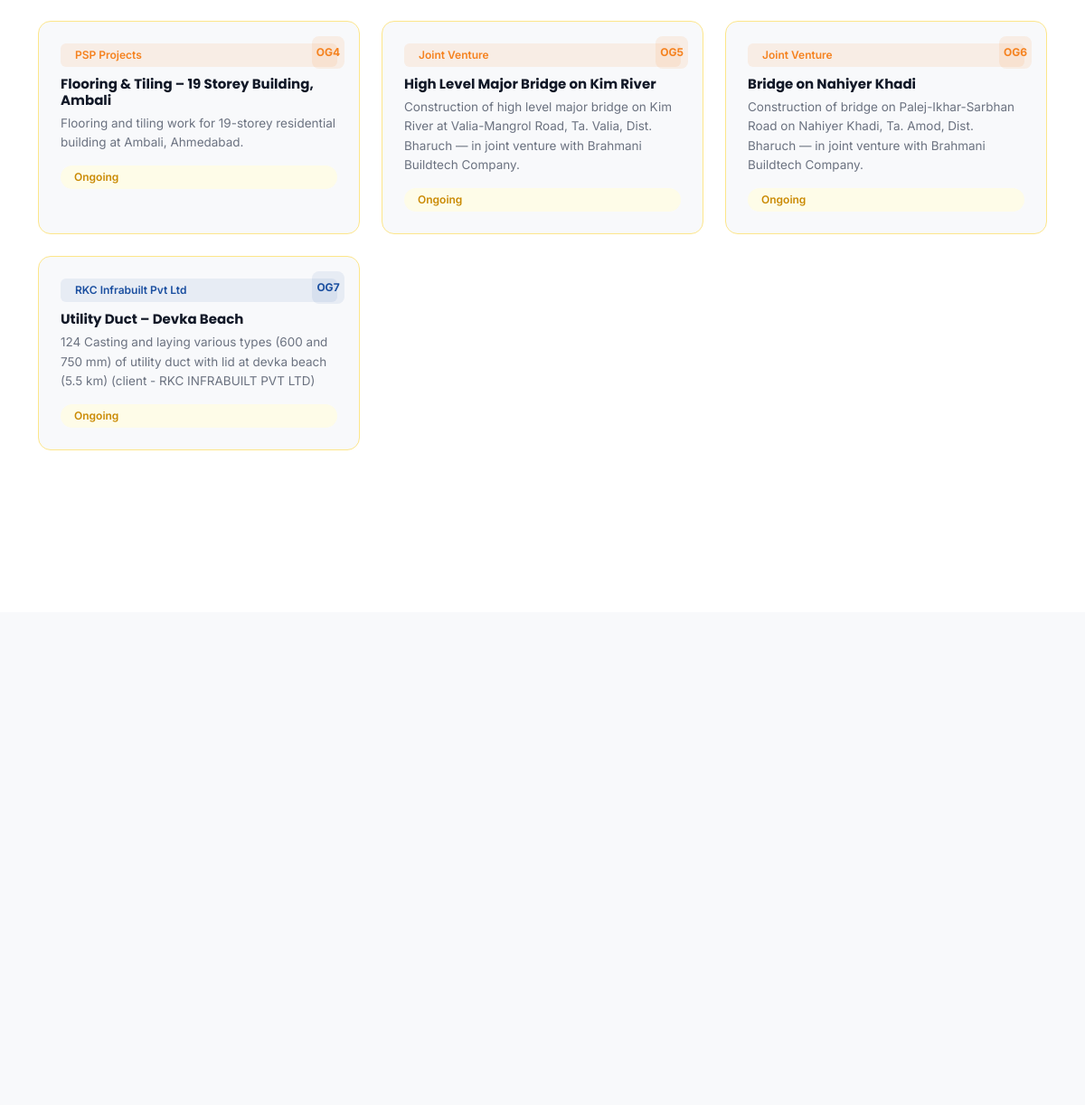
The app's page / (middle part), older data.
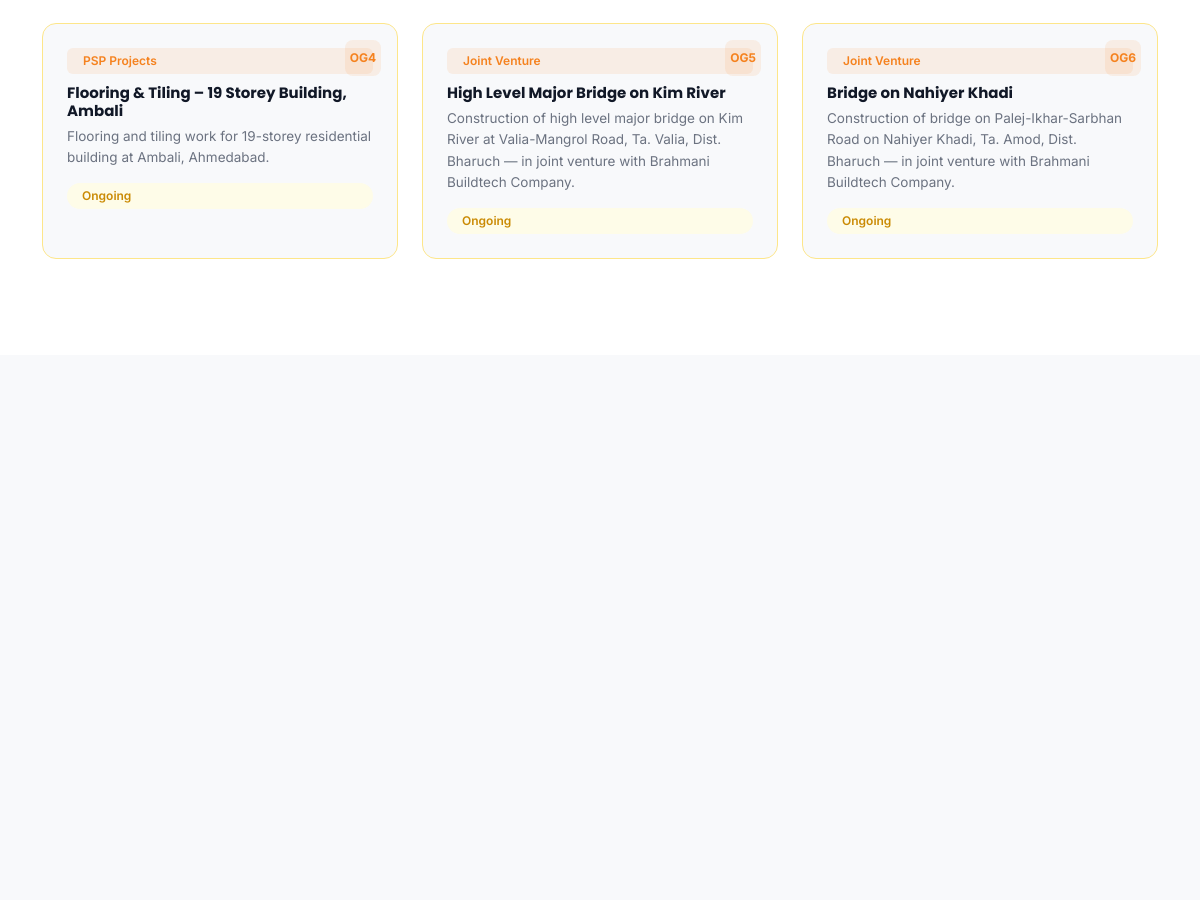
The same page, newer data.
### projects/models.py (models this page shows, shortened)
class Project(models.Model):
    STATUS_CHOICES = [
        ('completed', 'Completed'),
        ('ongoing', 'Ongoing'),
    ]
    title = models.CharField(max_length=200)
    description = models.TextField()
    client = models.CharField(max_length=100)
    status = models.CharField(max_length=20, choices=STATUS_CHOICES)
    number = models.CharField(max_length=10, help_text="e.g., 01, 02, OG1, OG2")
    image = models.ImageField(
        upload_to='projects/',
        blank=True,
        null=True,
        help_text="Main photo shown on the project card (optional). Recommended: 800×500px or larger."
    )
    image2 = models.ImageField(
        upload_to='projects/',
        blank=True,
        null=True,
        help_text="Second photo shown in the project's popup detail view (optional). Recommended: 800×500px or larger."
    )
    badge_color = models.CharField(
        max_length=50,
        default='bg-blue-soft',
        help_text="CSS class for badge color (bg-blue-soft, bg-orange-soft, bg-green-soft, badge-purple)"
    )
    text_color = models.CharField(
        max_length=50,
        default='text-blue',
        help_text="CSS class for text color (text-blue, text-orange, text-green)"
    )
    created_at = models.DateTimeField(auto_now_add=True)
    updated_at = models.DateTimeField(auto_now=True)
    class Meta:
        ordering = ['number']
        verbose_name_plural = 'Projects'

### projects/views.py (the view)
# urls.py: path('', home, name='home'),
def home(request):
    projects = Project.objects.all().order_by('number')
    gallery_items = Gallery.objects.all().order_by('display_order')
    completed_count = Project.objects.filter(status='completed').count()
    total_projects = Project.objects.count()
    context = {
        'projects': projects,
        'gallery_items': gallery_items,
        'completed_count': completed_count,
        'total_projects': total_projects,
    }
    return render(request, 'index.html', context)

### templates/index.html (shortened to what this page needs)
{% load static %}
<!DOCTYPE html>
<html lang="en">
<head>
  <link rel="stylesheet" href="https://cdn.jsdelivr.net/npm/bootstrap@5.3.3/dist/css/bootstrap.min.css" />
  <link rel="stylesheet" href="{% static 'css/style.css' %}" />
</head>
<body>
  <section class="projects-section" id="projects">
    <div class="container">
      <div class="row gy-4" id="projectGrid">
        {% for project in projects %}
        <div class="col-md-6 col-lg-4 project-item" data-type="{{ project.status }}">
          <div class="project-card project-card-clickable {% if project.status == 'ongoing' %}border-ongoing{% endif %} {% if project.image %}has-image{% endif %}"
               role="button"
               tabindex="0"
               data-number="{{ project.number }}"
               data-title="{{ project.title }}"
               data-client="{{ project.client }}"
               data-status="{{ project.get_status_display }}"
               data-status-key="{{ project.status }}"
               data-description="{{ project.description }}"
               data-image1="{% if project.image %}{{ project.image.url }}{% endif %}"
               data-image2="{% if project.image2 %}{{ project.image2.url }}{% endif %}">
            <div class="project-number {{ project.badge_color }} {{ project.text_color }}">{{ project.number }}</div>
            <div class="project-card-body">
              <div class="project-client-badge {{ project.badge_color }} {{ project.text_color }}"> {{ project.client }}</div>
              <h6>{{ project.title }}</h6>
              <p>{{ project.description }}</p>
              {% if project.status == 'completed' %}
              <div class="project-status status-done"><i class="ph ph-check-circle"></i> Completed</div>
              {% else %}
              <div class="project-status status-ongoing"> Ongoing</div>
              {% endif %}
            </div>
          </div>
        </div>
        {% endfor %}
      </div>
    </div>
  </section>
  <section class="clients-section">
    <div class="container">
    </div>
  </section>
</body>
</html>

### static/css/style.css (style rules this page uses)
:root { --blue: #1B4FA0; --blue-dark: #133a78; --blue-light: #2a63c5; --orange: #F5821F; --orange-dark: #d96e10; --green: #2EA44F; --green-dark: #237d3d; --dark: #111827; --gray: #6B7280; --light-bg: #F8F9FB; --border: #E5E7EB; }
*, *::before, *::after { margin: 0; padding: 0; box-sizing: border-box; }
body { font-family: 'Inter', sans-serif; color: var(--dark); overflow-x: hidden; }
h1, h2, h3, h4, h5, h6 { font-family: 'Poppins', sans-serif; }
.bg-orange-soft { background: rgba(245,130,31,0.10); }
.text-orange { color: var(--orange); }
.projects-section { background: #fff; padding: 96px 0; }
.project-card { background: var(--light-bg); border-radius: 14px; border: 1px solid var(--border); padding: 24px; height: 100%; transition: transform 0.25s, box-shadow 0.25s; position: relative; overflow: hidden; display: flex; flex-direction: column; }
.project-card-body { padding: 0; flex: 1; display: flex; flex-direction: column; }
.project-number { position: absolute; top: 16px; right: 16px; width: 36px; height: 36px; border-radius: 8px; display: flex; align-items: center; justify-content: center; font-size: 12px; font-weight: 700; z-index: 2; }
.project-client-badge { display: inline-flex; align-items: center; gap: 6px; font-size: 12px; font-weight: 600; padding: 4px 10px; border-radius: 6px; margin-bottom: 10px; }
.project-card h6 { font-weight: 700; font-size: 15px; margin-bottom: 6px; }
.project-card p { color: var(--gray); font-size: 13.5px; line-height: 1.6; margin: 0; }
.project-status { display: inline-flex; align-items: center; gap: 5px; font-size: 12px; font-weight: 600; padding: 4px 10px; border-radius: 999px; margin-top: 14px; }
.status-ongoing { background: #fefce8; color: #ca8a04; }
.border-ongoing { border-color: #fde68a; }
.project-card-clickable { cursor: pointer; }
.clients-section { background: var(--light-bg); padding: 72px 0; }

Row changes from the older to the newer data that the page shows:
removed Project: number "OG7", client "RKC Infrabuilt Pvt Ltd", title "Utility Duct – Devka Beach", description "124 Casting and laying various types (600 and 750 mm) of utility duct with lid at devka beach (5.5 km) (client - RKC INFRABUILT PVT LTD)", status "Ongoing", badge_color "bg-blue-soft" (drawn), text_color "text-blue" (drawn)
